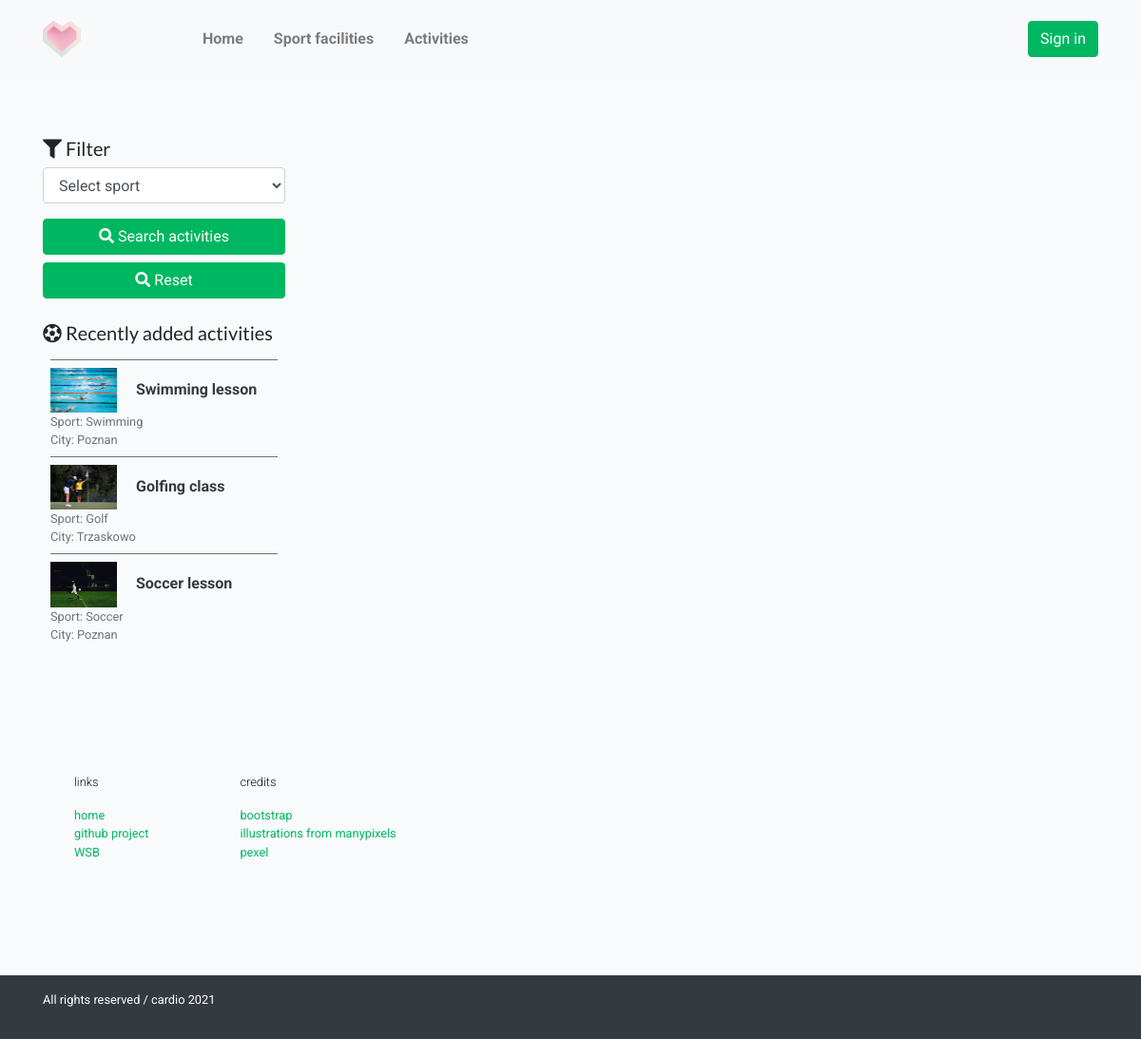
The page /searchactivity.php on the database its author committed.
### tables this page shows
CREATE TABLE `dbactivities` (
  `id` int(11) NOT NULL,
  `activityname` varchar(50) NOT NULL,
  `sport` int(10) NOT NULL,
  `activitydate` varchar(20) NOT NULL,
  `userlimit` int(10) NOT NULL,
  `facility` varchar(40) NOT NULL,
  `city` varchar(50) NOT NULL,
  `price` int(10) NOT NULL,
  `image` varchar(100) NOT NULL
);

CREATE TABLE `dbsport` (
  `id` int(10) NOT NULL,
  `sportname` varchar(50) NOT NULL
);

### searchactivity.php (the view, shortened to what this page needs)
<?php
include('scripts/config.php');
?>
<html lang="en">
<head>
<link rel="stylesheet" href="assets/css/bootstrap.min.css">
<link rel="stylesheet" href="assets/css/style.css">
<link rel="stylesheet" href="assets/fonts/icomoon/style.css">
<link rel="stylesheet" href="assets/css/owl.carousel.min.css">
<link href="assets/css/fontawesome.css" rel="stylesheet">
<link href="assets/css/brands.css" rel="stylesheet">
<link href="assets/css/solid.css" rel="stylesheet">
</head>
<body>
<?php include('assets/header.php');?>
<section class="container">
 <div class="py-5">
	<div class="py-4">
	</div>
 </div>
	<div class="container-xl">
	   <div class="row">
		  <div class="col-md-9 col-md-push-3 order-lg-1">
		  </div>
		  <aside class="col-md-3 col-md-pull-9">
				<h5><i class="fa fa-filter" aria-hidden="true"></i> Filter </h5>
				<form action="searchactivity.php" method="post">
				   <div class="form-group select">
					  <select class="form-control" name="sport">
						 <option>Select sport</option>
					  </select>
				   </div>
				   <div class="form-group">
					  <button type="submit" class="btn text-white btn-block btn-primary"><i class="fa fa-search" aria-hidden="true"></i> Search activities</button>
					  <a href="activitylist.php"<button type="button" class="btn text-white btn-block btn-primary"><i class="fa fa-search" aria-hidden="true"></i> Reset</button></a>
				   </div>
				</form>
			 <div class="mt-4">
				   <h5><i class="fa fa-futbol" aria-hidden="true"></i> Recently added activities</h5>
				<div class="recent_addedactivities Height auto">
				   <ul class="list-unstyled px-2 py-2">
<?php $sql = "SELECT dbactivities.*,dbsport.sportname,dbsport.id as sid from dbactivities join dbsport on dbsport.id=dbactivities.sport order by id desc limit 4";
$query = $dbh -> prepare($sql);
$query->execute();
$results=$query->fetchAll(PDO::FETCH_OBJ);
if($query->rowCount() > 0)
{
foreach($results as $result)
{  ?>
					  <li class="media-sm py-2 border-top border-secondary">
						 <img class="rounded-cricle" width="70" src="assets/img/<?php echo htmlentities($result->image);?>"/> <a class="font-weight-bold">
						 <a class="text-dark px-3 font-weight-bold" href="activity-details.php?aid=<?php echo htmlentities($result->id);?>"><?php echo htmlentities($result->activityname);?></a></a>
						 <p class="text-dark mb-0 small"><span class="text-muted mr-2"> Sport: <?php echo htmlentities($result->sportname);?></span></p>
						 <p class="text-dark mb-0 small"><span class="text-muted mr-2">City: <?php echo htmlentities($result->city);?></span></p>
					  </li>
					  <?php }} ?>
				   </ul>
				</div>
			 </div>
	   </div>
	</div>
 </section>
<?php include('assets/footer.php');?>
</body>
</html>

### assets/css/style.css (style rules this page uses)
body { font-family: "Roboto", sans-serif; background-color: #f8fafb; }
p { color: #141414; font-weight: 300; }
h1, h2, h3, h4, h5, h6, .h1, .h2, .h3, .h4, .h5, .h6 { font-family: "Lato", sans-serif; }
a { -webkit-transition: .3s all ease; -o-transition: .3s all ease; transition: .3s all ease; }

### assets/css/solid.css (style rules this page uses)
.fa, .fas { font-family: 'Font Awesome 5 Free'; font-weight: 900; }

### rows shown on the page
dbactivities: image (picture), activityname "Swimming lesson", dbsport.sportname "Swimming", city "Poznan"
dbactivities: image (picture), activityname "Golfing class", dbsport.sportname "Golf", city "Trzaskowo"
dbactivities: image (picture), activityname "Soccer lesson", dbsport.sportname "Soccer", city "Poznan"
